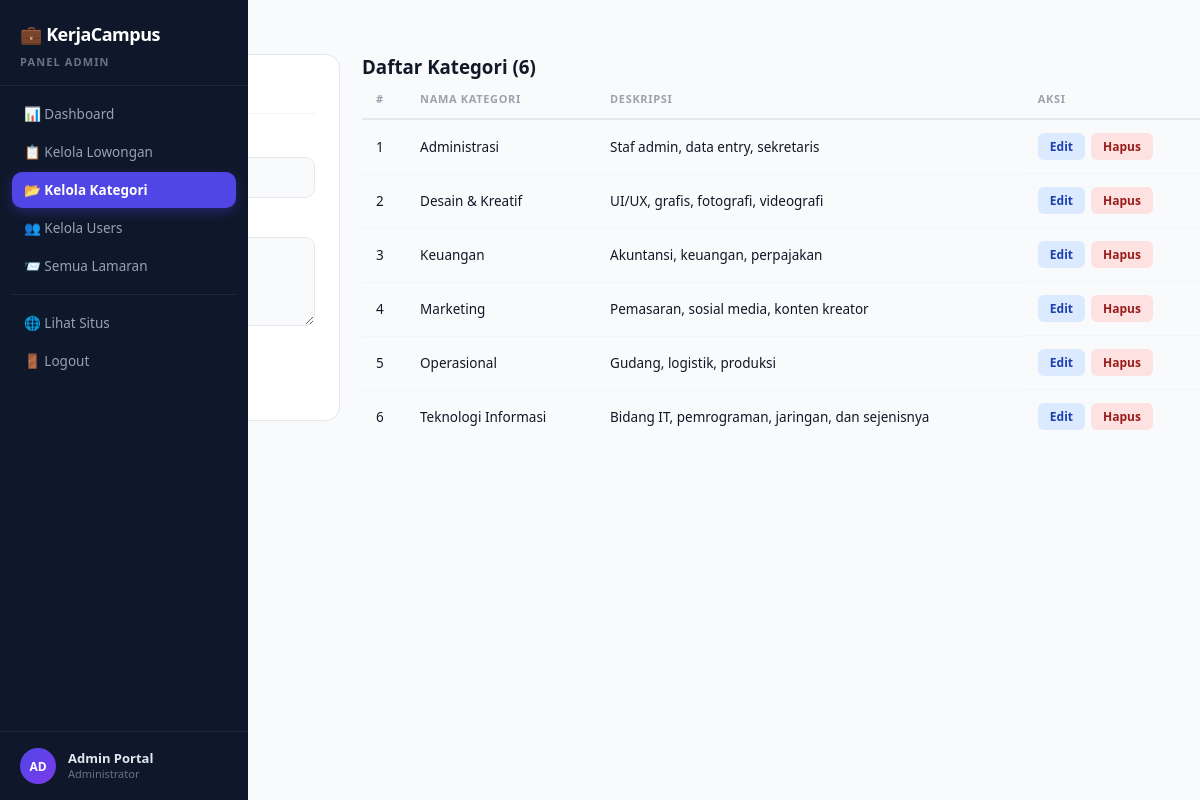
The app's page /admin/kategori.php (signed in) with its own data.
### tables this page shows
CREATE TABLE kategori (
  id             INT AUTO_INCREMENT PRIMARY KEY,
  nama_kategori  VARCHAR(100) NOT NULL,
  deskripsi      TEXT         DEFAULT NULL,
  created_at     TIMESTAMP    DEFAULT CURRENT_TIMESTAMP
);

### functions.php (called while the page is built, shortened)
<?php
function bersihkan($data) {
    $data = trim($data);
    $data = stripslashes($data);
    $data = htmlspecialchars($data, ENT_QUOTES, 'UTF-8');
    return $data;
}
function query($conn, $sql) {
    $result = mysqli_query($conn, $sql);
    return $result;
}
function ambilSemua($conn, $sql) {
    $result = query($conn, $sql);
    $data = [];
    while ($row = mysqli_fetch_assoc($result)) {
        $data[] = $row;
    }
    return $data;
}
function potongTeks($teks, $maks = 100) {
    if (strlen($teks) <= $maks) return $teks;
    return substr($teks, 0, $maks) . '...';
}

### admin/kategori.php (the view, shortened to what this page needs)
<?php
require_once __DIR__ . '/../config.php';
require_once __DIR__ . '/../functions.php';
$semuaKategori = ambilSemua($conn, "SELECT * FROM kategori ORDER BY nama_kategori");
$editData = null;
?>
<!DOCTYPE html><html lang="id"><head>
<link rel="stylesheet" href="../assets/css/dashboard.css">
</head><body>
<?php require_once '../includes/sidebar_admin.php'; ?>
<div class="page-header">
    <h1>📂 Kelola Kategori</h1>
</div>
<div class="layout-crud">
    <div class="form-card">
        <h3><?= $editData ? 'Edit Kategori' : 'Tambah Kategori Baru' ?></h3>
        <form method="POST">
            <div class="form-group">
                <label>Nama Kategori <span class="wajib">*</span></label>
            </div>
            <div class="form-group">
                <label>Deskripsi</label>
            </div>
            <div class="form-actions">
                <button type="submit" class="btn-submit"><?= $editData ? 'Simpan Perubahan' : 'Tambah Kategori' ?></button>
            </div>
        </form>
    </div>
    <div class="table-card">
        <h3>Daftar Kategori (<?= count($semuaKategori) ?>)</h3>
        <table class="data-table">
            <thead>
                <tr><th>#</th><th>Nama Kategori</th><th>Deskripsi</th><th>Aksi</th></tr>
            </thead>
            <tbody>
            <?php if (empty($semuaKategori)): ?>
                <tr><td colspan="4" class="empty-td">Belum ada kategori.</td></tr>
            <?php else: ?>
                <?php foreach ($semuaKategori as $i => $kat): ?>
                <tr>
                    <td><?= $i+1 ?></td>
                    <td><?= bersihkan($kat['nama_kategori']) ?></td>
                    <td><?= potongTeks(bersihkan($kat['deskripsi'] ?? '-'), 60) ?></td>
                    <td class="aksi-col">
                        <a href="kategori.php?edit=<?= $kat['id'] ?>" class="btn-edit">Edit</a>
                        <form method="POST" style="display:inline"
                              onsubmit="return confirm('Hapus kategori ini?')">
                            <button type="submit" class="btn-hapus">Hapus</button>
                        </form>
                    </td>
                </tr>
                <?php endforeach; ?>
            <?php endif; ?>
            </tbody>
        </table>
    </div>
</div>
</main></div>
</body></html>

### assets/css/dashboard.css (style rules this page uses)
:root { --primary: #4f46e5; --primary-dark: #4338ca; --primary-light: #ede9fe; --accent: #f59e0b; --success: #10b981; --success-bg: #d1fae5; --danger: #ef4444; --danger-bg: #fee2e2; --warning-bg: #fef3c7; --info-bg: #dbeafe; --text-primary: #111827; --text-secondary:#4b5563; --text-muted: #9ca3af; --bg-white: #ffffff; --bg-light: #f9fafb; --bg-section: #f3f4f6; --border: #e5e7eb; --sidebar-width: 248px; --topbar-height: 62px; --radius-sm: 6px; --radius-md: 10px; --radius-lg: 14px; --radius-full:9999px; --shadow-sm: 0 1px 3px rgba(0,0,0,0.06); --shadow-md: 0 4px 16px rgba(0,0,0,0.08); --transition: 0.2s ease; --font: 'Segoe UI', system-ui, sans-serif; }
*, *::before, *::after { margin:0; padding:0; box-sizing:border-box; }
body { font-family: var(--font); background: var(--bg-light); color: var(--text-primary); min-height: 100vh; }
a { text-decoration: none; color: inherit; }
button { font-family: var(--font); cursor: pointer; }
.page-header { display: flex; justify-content: space-between; align-items: center; margin-bottom: 24px; }
.page-header h1 { font-size: 22px; font-weight: 800; letter-spacing: -0.5px; }
.data-table { width: 100%; border-collapse: collapse; font-size: 13.5px; }
.data-table thead th { background: var(--bg-light); padding: 12px 14px; text-align: left; font-size: 11px; font-weight: 700; text-transform: uppercase; letter-spacing: 0.06em; color: var(--text-muted); border-bottom: 2px solid var(--border); white-space: nowrap; }
.data-table tbody td { padding: 13px 14px; border-bottom: 1px solid var(--bg-section); vertical-align: middle; }
.data-table tbody tr:last-child td { border-bottom: none; }
.aksi-col { white-space: nowrap; display: flex; gap: 6px; align-items: center; }
.btn-edit { font-size: 12px; font-weight: 600; padding: 5px 12px; background: var(--info-bg); color: #1e40af; border-radius: var(--radius-sm); border: none; cursor: pointer; transition: all var(--transition); display: inline-block; }
.btn-hapus { font-size: 12px; font-weight: 600; padding: 5px 12px; background: var(--danger-bg); color: #991b1b; border-radius: var(--radius-sm); border: none; cursor: pointer; transition: all var(--transition); }
.form-card { background: var(--bg-white); border: 1.5px solid var(--border); border-radius: var(--radius-lg); padding: 24px; margin-bottom: 22px; }
.form-card h3 { font-size: 16px; font-weight: 700; margin-bottom: 20px; padding-bottom: 12px; border-bottom: 1px solid var(--bg-section); }
.form-group { margin-bottom: 16px; }
.form-group label { display: block; font-size: 12px; font-weight: 700; color: var(--text-secondary); margin-bottom: 6px; text-transform: uppercase; letter-spacing: 0.04em; }
.wajib { color: var(--danger); }
.form-actions { display: flex; gap: 10px; align-items: center; padding-top: 6px; }
.btn-submit { padding: 10px 24px; background: var(--primary); color: #fff; border: none; border-radius: var(--radius-md); font-size: 14px; font-weight: 700; cursor: pointer; transition: all var(--transition); display: inline-flex; align-items: center; gap: 8px; }
.layout-crud { display: grid; grid-template-columns: 340px 1fr; gap: 22px; }

### records on screen
kategori: nama_kategori "Administrasi", deskripsi "Staf admin, data entry, sekretaris"
kategori: nama_kategori "Desain & Kreatif", deskripsi "UI/UX, grafis, fotografi, videografi"
kategori: nama_kategori "Keuangan", deskripsi "Akuntansi, keuangan, perpajakan"
kategori: nama_kategori "Marketing", deskripsi "Pemasaran, sosial media, konten kreator"
kategori: nama_kategori "Operasional", deskripsi "Gudang, logistik, produksi"
kategori: nama_kategori "Teknologi Informasi", deskripsi "Bidang IT, pemrograman, jaringan, dan sejenisnya"

### other values on screen
APP_NAME "KerjaCampus"
substr($_SESSION['nama'],0,2) "AD"
bersihkan($_SESSION['nama']) "Admin Portal"
count($semuaKategori) "6"
